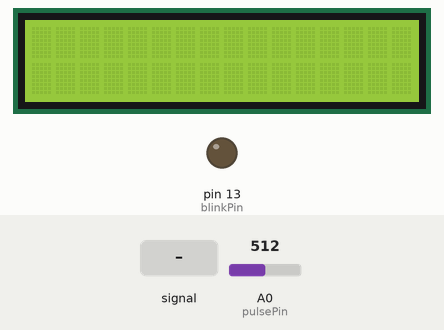
Bench run of a sketch on a simulated Arduino Uno, built with avr-gcc and run on an emulated ATmega328P. Parts: 16×2 character LCD, output pins drawn as LEDs (lit = HIGH). The test bench sets the inputs (shaded band); at power-on: A0 (pulsePin) = 512. What the sketch prints to the serial monitor is not drawn.

Above: at 1.2 s.
1.3 s: A0 (pulsePin) fed a 2 Hz sine of ±306 counts around its level
At 2.63 s:
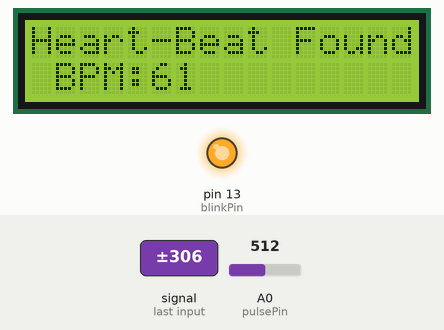
4.2 s: A0 (pulsePin) fed a 200 Hz sine of ±81 counts around its level
At 4.78 s:
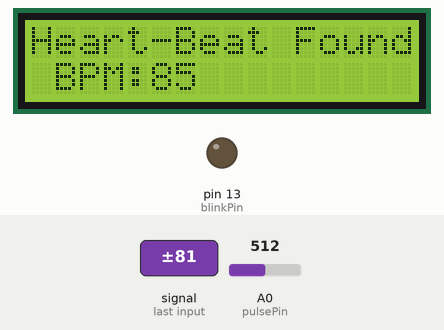
6.1 s: A0 (pulsePin) set to 527
At 6.5 s:
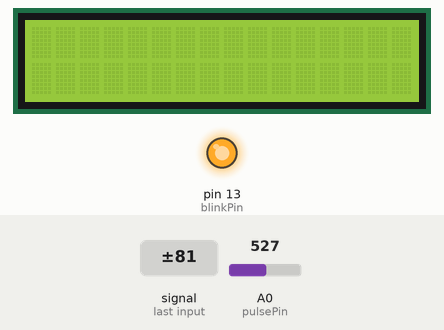
9.1 s: A0 (pulsePin) set to 511
At 10.3 s:
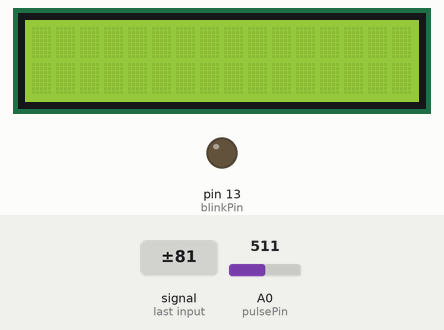
10.6 s: A0 (pulsePin) set to 595
At 10.76 s:
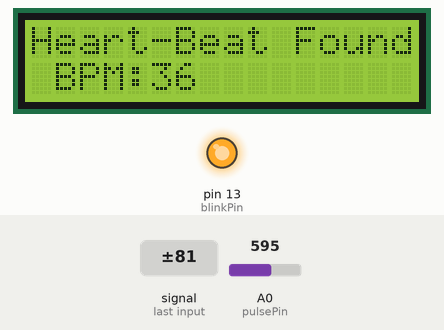
12.4 s: A0 (pulsePin) set to 576
At 15.5 s:
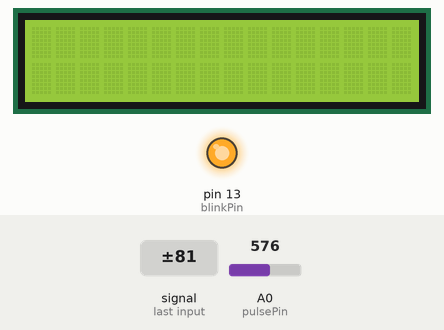
Timing chart, 0 to 16.4 s (numbered marks = the images above; inputs shaded):
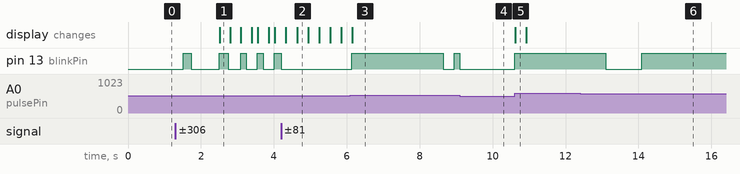

The sketch:

pulse_sensor_with_lcdcodefinal.ino
```cpp
// final code
// code for TMT project
#include <LiquidCrystal.h>
const int rs = 12, en = 11, d4 = 5, d5 = 4, d6 = 3, d7 = 2;
LiquidCrystal lcd(12, 11, 5, 4, 3, 2);
int pulsePin = A0;                 // Pulse Sensor connected to pin A0
int blinkPin = 13;                // pin to blink led at each beat detected, this ensures that we are able to differentiate when the readings are being taken and communicated via arduino
static boolean serialVisual = true;  //set to true to see the bpm on the serial monitor of the PC
// Volatile Variables,changes during the runtime
volatile int rate[10];                      // array to hold last ten IBI values
volatile unsigned long sampleCounter = 0;          // used to determine pulse timing
volatile unsigned long lastBeatTime = 0;           // used to find IBI
volatile int P = 512;                      // used to find peak in pulse wave
volatile int T = 512 ;                    // used to find trough in pulse wave
volatile int thresh = 585;                // used to find instant moment of heart beat
volatile int amp = 100;                   // used to hold amplitude of pulse waveform
volatile boolean firstBeat = true;        // used to set rate array so a reasonable BPM is detected
volatile boolean secondBeat = false;      // used to seed rate array so a reasonable BPM is detected
volatile int BPM;                   // int that holds data in A0. updated every 2mS
volatile int Signal;                // holds the incoming data from pulse sensor
volatile int IBI = 600;             // int that holds the time interval between beats, interbeat interval
volatile boolean Pulse = false;     // True when User's live heartbeat is detected. False when not a live beat.
volatile boolean QS = false;        // becomes true when a heartbeat is detected by arduino
void setup()
{
  pinMode(blinkPin,OUTPUT);         // the L pin on arduino will blink whenever the heartbeat is detected
  Serial.begin(115200);             // maximum baud rate for the highest possible accuracy
  interruptSetup();                 // sets up to read Pulse Sensor signal every 2mS
  lcd.begin(16, 2);
  lcd.clear(); // initialises the LCD display
}

// main loop
void loop()
{


  if (QS == true) // when a heartbeat is detected
    {
      // BPM and IBI are determined
      // QS is true when there is a heartbeat
      serialOutputWhenBeatHappens(); // A Beat Happened, Output that to serial.
      QS = false; // reset the QS flag for next reading
    }

  delay(20); //introduce a delay
  //print the message to read the next reading
}


void interruptSetup()
{
  // Initializes Timer2 to throw an interrupt every 2mS.
  TCCR2A = 0x02;  // disables PWM on digital pins 3 and 11, goes into CTC mode
  TCCR2B = 0x06;  // prescaled to 256
  OCR2A = 0X7C;    // count set to 124 for sample rate of 500 Hz
  TIMSK2 = 0x02;   // enabled when TIMER2 = OCRA2
  sei();             // enable global interrupts
}


void serialOutputWhenBeatHappens()
{
 if (serialVisual == true) //  Code to display the results
   {
     Serial.print(" Heart-Beat Found ");  //displays the heartbeat on serial monitor of the computer
     Serial.print("BPM: ");
     Serial.println(BPM);
     lcd.print("Heart-Beat Found "); // displays the results on the lcd screen
     lcd.setCursor(1,1);
     lcd.print("BPM: ");
     lcd.setCursor(5,1);
     lcd.print(BPM);
     delay(300);
     lcd.clear();
   }
 else
   {// when there is no visualisation of data to be done
     sendDataToSerial('B',BPM);   // send heart rate with a 'B' prefix
     sendDataToSerial('Q',IBI);   // send time between beats with a 'Q' prefix
   }
}

void sendDataToSerial(char symbol, int data )
{
   Serial.print(symbol);
   Serial.println(data);
}

// used for generating interrupts

ISR(TIMER2_COMPA_vect) //triggered when Timer2 counts to 124
{
  cli();                                      // disable interrupts
  Signal = analogRead(pulsePin);              // read the Pulse Sensor
  sampleCounter += 2;                         // to keep track of time
  int N = sampleCounter - lastBeatTime;       // monitor the time since the last beat to monitor the noise
  //  find the peak and trough of the pulse wave
  if(Signal < thresh && N > (IBI/5)*3) // avoid dichrotic noise by waiting 3/5 of last IBI The dicrotic pulse is an abnormal carotid pulse found in conjunction with certain conditions characterised by low cardiac output.
    {
      if (Signal < T) // T is the trough
      {
        T = Signal; //  lowest point in pulse
      }
    }

  if(Signal > thresh && Signal > P)
    {          // thresh condition used for avoiding noise
      P = Signal;                             // P is peak
    }                                        //  highest point in pulse

 // to detect the hearteat
  if (N > 300)
  {                                   // avoid high frequency noise, determined through trial and error
    if ( (Signal > thresh) && (Pulse == false) && (N > (IBI/5)*3) )
      {
        Pulse = true;                               // set the Pulse flag when there is a pulse
      digitalWrite(blinkPin,HIGH);                // turn on pin LED pin
        IBI = sampleCounter - lastBeatTime;         // measure time between beats in mS
        lastBeatTime = sampleCounter;               // time taken for next pulse

        if(secondBeat)
        {                        // if this is the second beat, if secondBeat == TRUE
          secondBeat = false;                  // clear secondBeat flag
          for(int i=0; i<=9; i++) // seed the running total for a realisitic BPM
          {
            rate[i] = IBI;
          }
        }

        if(firstBeat) // t's the first time there is a beat, if firstBeat == TRUE
        {
          firstBeat = false;                   // clear firstBeat flag
          secondBeat = true;                   // set the second beat flag
          sei();                               // enable interrupts again
          return;                              // IBI value is unreliable , discarded
        }
      // keep a running total of the last 10 IBI values
      word runningTotal = 0;                  // clear the runningTotal variable

      for(int i=0; i<=8; i++)
        {                // shift data in the rate array
          rate[i] = rate[i+1];                  // and drop the oldest IBI value
          runningTotal += rate[i];              // add up the 9 oldest IBI values
        }

      rate[9] = IBI;                          // add the latest IBI to the rate array
      runningTotal += rate[9];                // add the latest IBI to runningTotal
      runningTotal /= 10;                     // average the last 10 IBI values
      BPM = 60000/runningTotal;

      QS = true;                              // set QS flag
      // QS flag is not cleared here
    }
  }

  if (Signal < thresh && Pulse == true)
    {   // when the values are going down, the beat is over
    digitalWrite(blinkPin,LOW);            // turn off LED pin
      Pulse = false;                         // reset the Pulse flag
      amp = P - T;                           // get amplitude of the pulse wave
      thresh = amp/2 + T;                    // set thresh at 50% of the amplitude
      P = thresh;                            // reset these for next time
      T = thresh;
    }

  if (N > 2500)
    {                           // if 2.5 seconds go by without a beat
      thresh = 585;                          // set thresh default
      P = 512;                               // set P default
      T = 512;                               // set T default
      lastBeatTime = sampleCounter;          // bring the lastBeatTime up to date
      firstBeat = true;                      // to avoid noise
      secondBeat = false;                    // when we get the heartbeat back
    }

  sei();                                   // enable interrupts when youre done!
}
```

Measured:
- the behaviour switches between 519 and 520 on A0 (pulsePin) (found by bisection; images 2 and 3)
- the behaviour switches between 585 and 584 on A0 (pulsePin) (found by bisection; images 5 and 6)
- after the input at 1.3 s, pin 13 (blinkPin): LOW → HIGH after 0.22 s, → LOW 0.21 s later, → HIGH 0.77 s later, → LOW 0.25 s later, … (9 changes in this stretch); the display: changes after 1.2 s (image 1)
- after the input at 6.1 s, pin 13 (blinkPin): LOW → HIGH at once, → LOW 2.5 s later, → HIGH 0.30 s later
- after the input at 9.1 s, pin 13 (blinkPin): HIGH → LOW at once
- after the input at 10.6 s, pin 13 (blinkPin): LOW → HIGH at once; the display: changes at once (image 5)
- after the input at 12.4 s, pin 13 (blinkPin): HIGH → LOW after 0.70 s, → HIGH 0.99 s later
